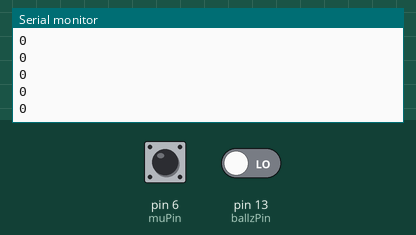
The sketch below on a simulated Arduino Uno, built with avr-gcc and run on an emulated ATmega328P. On the bench: the last lines printed to the serial monitor. Inputs (shaded band) come from the test bench; at power-on: pin 6 (muPin) LOW, pin 13 (ballzPin) LOW.

Above: at 1.2 s.
1.3 s: pin 6 (muPin) pulled HIGH for 0.15 s
At 2.2 s:
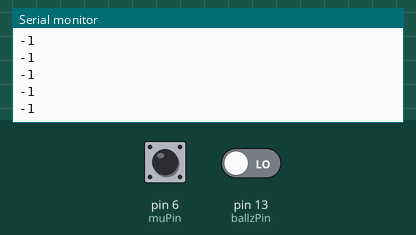
2.9 s: pin 6 (muPin) pulled HIGH for 1 s
At 3.9 s:
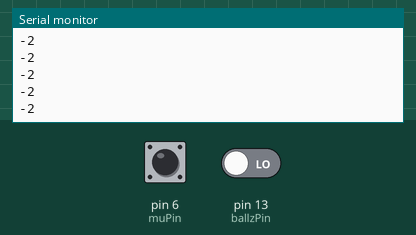
Timing chart, 0 to 5.9 s (numbered marks = the images above; inputs shaded):
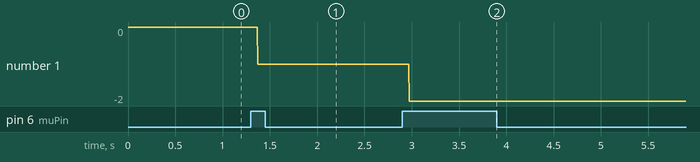

The sketch:

Switch_to___.ino
```cpp
/* switch
 *
 * Each time the input pin goes from LOW to HIGH (e.g. because of a push-button
 * press), the output pin is toggled from LOW to HIGH or HIGH to LOW.  There's
 * a minimum delay between toggles to debounce the circuit (i.e. to ignore
 * noise).
 *
 * David A. Mellis
 * 21 November 2006
 */
int cacca = 0;
int muPin = 6;         // the number of the input pin
int ballzPin = 13;
//int outPin = A5;       // the number of the output pin

//int state = HIGH;
//int state2 = HIGH;// the current state of the output pin
int muRead;           // the current reading from the input pin
int muPrev = LOW;    // the previous reading from the input pin
int ballzRead;
int ballzPrev = LOW;

// the follow variables are long's because the time, measured in miliseconds,
// will quickly become a bigger number than can be stored in an int.
long time = 0;         // the last time the output pin was toggled
long debounce = 200;   // the debounce time, increase if the output flickers

void setup()
{
  Serial.begin(9600);
  pinMode(muPin, INPUT);
  pinMode(ballzPin, INPUT);
  //pinMode(outPin, OUTPUT);

}

void loop()
{
  muRead = digitalRead(muPin);
  ballzRead = digitalRead(ballzPin);

  // if the input just went from LOW and HIGH and we've waited long enough
  // to ignore any noise on the circuit, toggle the output pin and remember
  // the time
  if (muRead == HIGH && muPrev == LOW /*&& millis() - time > debounce*/) {
    cacca -= 1;
    time = millis();
  }
  if (ballzRead == HIGH && ballzPrev == LOW /*&& millis() - time > debounce*/) {
    cacca += 1;
    time = millis();
  }

  muPrev = muRead;
  ballzPrev = ballzRead;
  Serial.println(cacca);
}
```

Measured:
- after the input at 1.3 s, the serial monitor: prints a new line after 0.07 s (image 1)
- after the input at 2.9 s, the serial monitor: prints a new line after 0.07 s (image 2)
- plotted number 1: 0 → -1 after the input at 1.3 s, -1 → -2 after the input at 2.9 s
